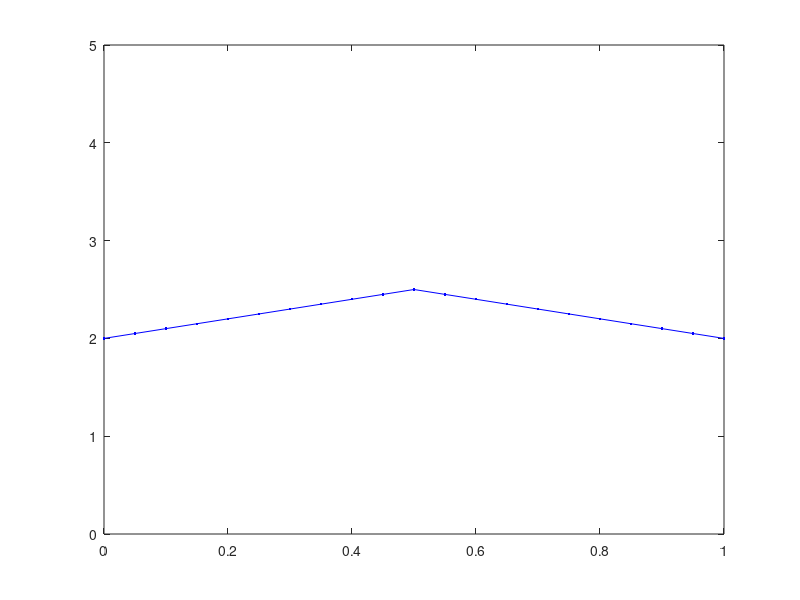

Reproduce this figure in MATLAB.
function task3
global h
iterMax = 20;
N = 20;
h = 1./N ;
x = 0:h:1;
% initial condition
%u = 2*ones(N+1,1);
Nl = (N+1)/2; 
u = zeros(N+1,1); 
v1 = [ones(floor(Nl),1); zeros(N-floor(Nl),1)];
v2 = [zeros(N-floor(Nl)+1,1) ;ones(floor(Nl)-1,1)];
B = diag(v1,-1) + diag(v2,1);

%boundary condition
u(1) = 2;
u(N+1) = 2;
b = [u(1)/h; v1] + [v2;u(N+1)/h];
for iter=1:iterMax

        w=B*u+h*b;
        u=B*w+h*b;
    figure(1)    
    plot (x, u,'.-b')
    axis([0 1 0 5])
    
    pause (0.5)
end


end

function v=HG(um1,u_0,up1)
global h
max1 = max(u_0-um1, 0)^2;
min1 = min(up1,u_0)^2;
v = 1./h*sqrt(max(max1,min1));
end


